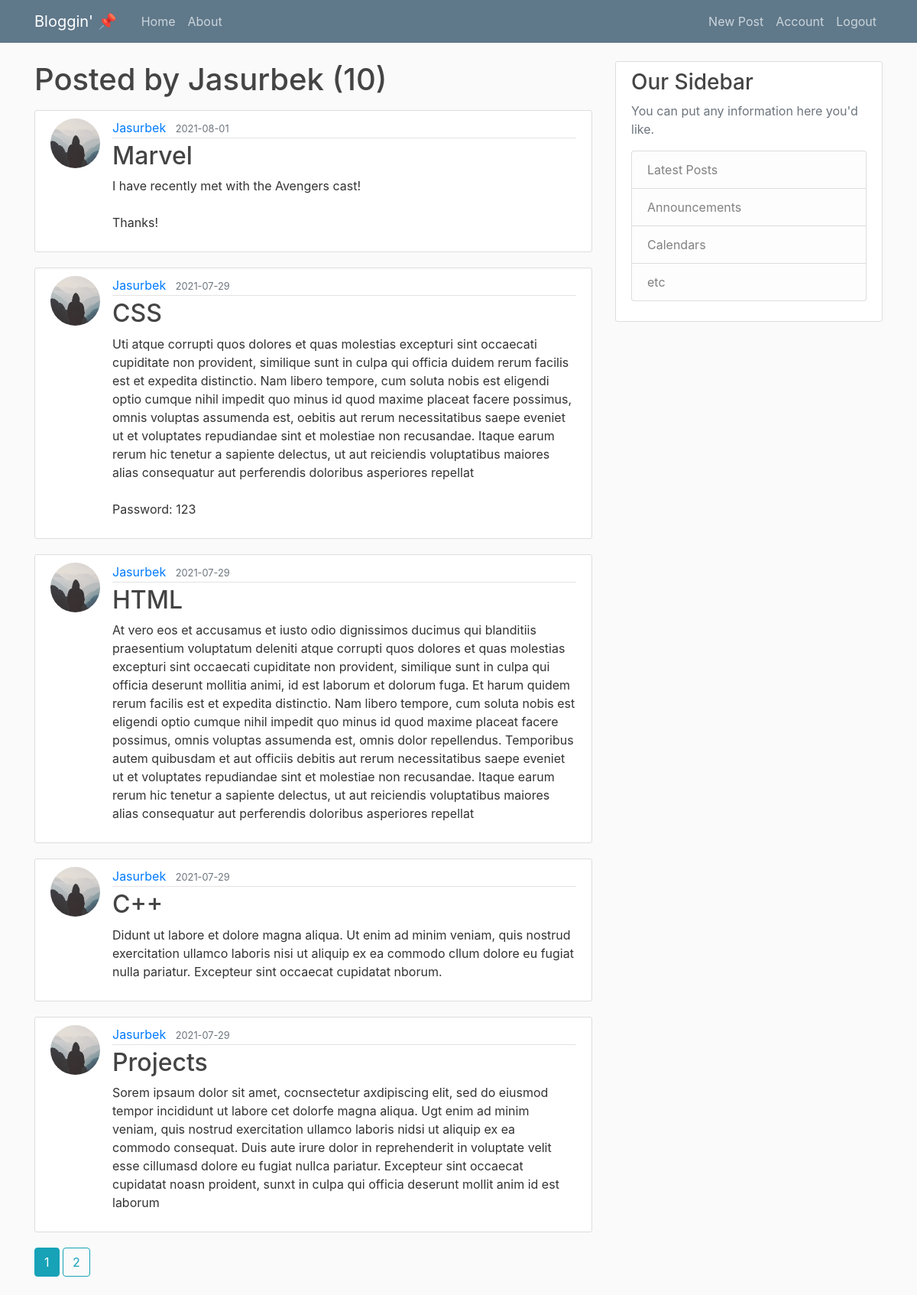
The app's page /user/Jasurbek (signed in) with its own data.
### main_flask/models.py (models this page shows, shortened)
class User(db.Model, UserMixin):
    id = db.Column(db.Integer, primary_key=True)
    username = db.Column(db.String(20), unique=True, nullable=False)
    email = db.Column(db.String(120), unique=True, nullable=False)
    image_file = db.Column(db.String(20), nullable=False,
                           default='default.jpg')
    password = db.Column(db.String(60), nullable=False)
    posts = db.relationship('Post', backref='author', lazy=True)

class Post(db.Model):
    id = db.Column(db.Integer, primary_key=True)
    title = db.Column(db.String(100), nullable=False)
    date_posted = db.Column(db.DateTime, nullable=False,
                            default=datetime.utcnow)
    content = db.Column(db.Text, nullable=False)
    user_id = db.Column(db.Integer, db.ForeignKey('user.id'), nullable=False)

### main_flask/users/routes.py (the view)
@users.route("/user/<string:username>")
def user_posts(username):
    page = request.args.get('page', 1, type=int)
    user = User.query.filter_by(username=username).first_or_404()
    posts = Post.query.filter_by(author=user)\
        .order_by(Post.date_posted.desc())\
        .paginate(page=page, per_page=5)
    return render_template('user_posts.html', posts=posts, user=user)

### main_flask/models.py (called while the page is built)
@login_manager.user_loader # will expect the User model to have some certain attrs and methods
def load_user(user_id):
    return User.query.get(int(user_id))

### main_flask/templates/user_posts.html
{% extends "layout.html" %}
{% block content %}
    <h1 class = "mb-3">Posted by {{ user.username }} ({{ posts.total }})</h1>
    {% for post in posts.items %}
        <article class="media content-section">
          <img class = "rounded-circle article-img" src = "{{ url_for('static', filename = 'profile_pics/' + post.author.image_file ) }}">
            <div class="media-body">
              <div class="article-metadata">
                <a class="mr-2" href="{{ url_for('users.user_posts', username=post.author.username) }}">{{ post.author.username }}</a>
                <small class="text-muted">{{ post.date_posted.strftime('%Y-%m-%d')}}</small>
              </div>
              <h2><a class="article-title" href="{{ url_for('posts.post', post_id = post.id) }}">{{ post.title }}</a></h2>
              <p class="article-content">{{ post.content }}</p>
            </div>
        </article>
    {% endfor %}
    {% for page_num in posts.iter_pages(left_edge=1, right_edge = 1, left_current = 1, right_current =2) %}
      {% if page_num %}
        {% if posts.page == page_num %}
            <a class = "btn btn-info mb-4" href="{{url_for('users.user_posts', username=user.username, page=page_num)}}">{{ page_num }}</a>
        {% else %}
            <a class = "btn btn-outline-info mb-4" href="{{url_for('users.user_posts', username=user.username, page=page_num)}}">{{ page_num }}</a>
        {% endif %}
      {% else %}
        ...
      {% endif %}
    {% endfor %}
{% endblock content %}

### main_flask/static/main.css (style rules this page uses)
body { background: #fafafa; color: #333333; margin-top: 5rem; }
h1, h2, h3, h4, h5, h6 { color: #444444; }
.content-section { background: #ffffff; padding: 10px 20px; border: 1px solid #dddddd; border-radius: 3px; margin-bottom: 20px; }
.article-title { color: #444444; }
.article-content { white-space: pre-line; }
.article-img { height: 65px; width: 65px; margin-right: 16px; }
.article-metadata { padding-bottom: 1px; margin-bottom: 4px; border-bottom: 1px solid #e3e3e3; }

### records on screen
User: username "Jasurbek"
Post: image_file (placeholder picture), author.username "Jasurbek", date_posted "2021-08-01", title "Marvel", content "I have recently met with the Avengers cast! Thanks!"
Post: image_file (placeholder picture), author.username "Jasurbek", date_posted "2021-07-29", title "CSS", content "Uti atque corrupti quos dolores et quas molestias excepturi sint occaecati cupiditate non provident, similique sunt in culpa qui officia duidem rerum facilis est et expedita distinctio. Nam libero tempore, cum soluta nobis est eligendi optio cumque nihil impedit quo minus id quod maxime placeat facere possimus, omnis voluptas assumenda est, oebitis aut rerum necessitatibus saepe eveniet ut et voluptates repudiandae sint et molestiae non recusandae. Itaque earum rerum hic tenetur a sapiente delectus, ut aut reiciendis voluptatibus maiores alias consequatur aut perferendis doloribus asperiores repellat Password: 123"
Post: image_file (placeholder picture), author.username "Jasurbek", date_posted "2021-07-29", title "HTML", content "At vero eos et accusamus et iusto odio dignissimos ducimus qui blanditiis praesentium voluptatum deleniti atque corrupti quos dolores et quas molestias excepturi sint occaecati cupiditate non provident, similique sunt in culpa qui officia deserunt mollitia animi, id est laborum et dolorum fuga. Et harum quidem rerum facilis est et expedita distinctio. Nam libero tempore, cum soluta nobis est eligendi optio cumque nihil impedit quo minus id quod maxime placeat facere possimus, omnis voluptas assumenda est, omnis dolor repellendus. Temporibus autem quibusdam et aut officiis debitis aut rerum necessitatibus saepe eveniet ut et voluptates repudiandae sint et molestiae non recusandae. Itaque…"
Post: image_file (placeholder picture), author.username "Jasurbek", date_posted "2021-07-29", title "C++", content "Didunt ut labore et dolore magna aliqua. Ut enim ad minim veniam, quis nostrud exercitation ullamco laboris nisi ut aliquip ex ea commodo cllum dolore eu fugiat nulla pariatur. Excepteur sint occaecat cupidatat nborum."
Post: image_file (placeholder picture), author.username "Jasurbek", date_posted "2021-07-29", title "Projects", content "Sorem ipsaum dolor sit amet, cocnsectetur axdipiscing elit, sed do eiusmod tempor incididunt ut labore cet dolorfe magna aliqua. Ugt enim ad minim veniam, quis nostrud exercitation ullamco laboris nidsi ut aliquip ex ea commodo consequat. Duis aute irure dolor in reprehenderit in voluptate velit esse cillumasd dolore eu fugiat nullca pariatur. Excepteur sint occaecat cupidatat noasn proident, sunxt in culpa qui officia deserunt mollit anim id est laborum"

### other values on screen
{{ posts.total }} "10"
{{ page_num }} "1"
{{ page_num }} "2"
